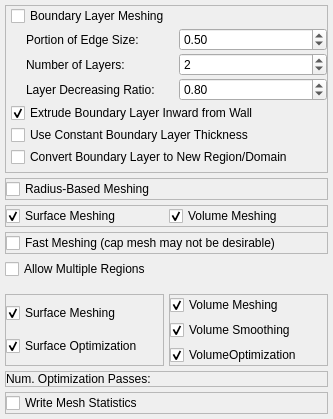
           <widget class="QWidget" name="MeshingAdvancedOptionsWidgetPage">
            <property name="geometry">
             <rect>
              <x>0</x>
              <y>0</y>
              <width>333</width>
              <height>386</height>
             </rect>
            </property>
            <attribute name="label">
             <string>Advanced Options</string>
            </attribute>
            <layout class="QVBoxLayout" name="verticalLayout_3">
             <property name="spacing">
              <number>5</number>
             </property>
             <property name="leftMargin">
              <number>0</number>
             </property>
             <property name="topMargin">
              <number>0</number>
             </property>
             <property name="rightMargin">
              <number>0</number>
             </property>
             <property name="bottomMargin">
              <number>0</number>
             </property>
             <item>
              <widget class="QWidget" name="widgetAdvancedT" native="true">
               <layout class="QVBoxLayout" name="verticalLayout_5">
                <property name="spacing">
                 <number>5</number>
                </property>
                <property name="leftMargin">
                 <number>5</number>
                </property>
                <property name="topMargin">
                 <number>5</number>
                </property>
                <property name="rightMargin">
                 <number>5</number>
                </property>
                <property name="bottomMargin">
                 <number>5</number>
                </property>
                <item>
                 <widget class="QFrame" name="frame">
                  <property name="frameShape">
                   <enum>QFrame::StyledPanel</enum>
                  </property>
                  <property name="frameShadow">
                   <enum>QFrame::Raised</enum>
                  </property>
                  <layout class="QVBoxLayout" name="verticalLayout_6">
                   <property name="spacing">
                    <number>2</number>
                   </property>
                   <property name="leftMargin">
                    <number>5</number>
                   </property>
                   <property name="topMargin">
                    <number>0</number>
                   </property>
                   <property name="rightMargin">
                    <number>0</number>
                   </property>
                   <property name="bottomMargin">
                    <number>5</number>
                   </property>
                   <item>
                    <widget class="QCheckBox" name="checkBoxBoundaryLayerT">
                     <property name="text">
                      <string>Boundary Layer Meshing</string>
                     </property>
                    </widget>
                   </item>
                   <item>
                    <widget class="QWidget" name="widget_5" native="true">
                     <layout class="QHBoxLayout" name="horizontalLayout_2">
                      <property name="spacing">
                       <number>5</number>
                      </property>
                      <property name="leftMargin">
                       <number>15</number>
                      </property>
                      <property name="topMargin">
                       <number>0</number>
                      </property>
                      <property name="rightMargin">
                       <number>0</number>
                      </property>
                      <property name="bottomMargin">
                       <number>0</number>
                      </property>
                      <item>
                       <widget class="QLabel" name="label_4">
                        <property name="text">
                         <string>Portion of Edge Size:</string>
                        </property>
                       </widget>
                      </item>
                      <item>
                       <widget class="QDoubleSpinBox" name="dsbPortionT">
                        <property name="maximum">
                         <double>10000000.000000000000000</double>
                        </property>
                        <property name="singleStep">
                         <double>0.100000000000000</double>
                        </property>
                        <property name="value">
                         <double>0.500000000000000</double>
                        </property>
                       </widget>
                      </item>
                     </layout>
                    </widget>
                   </item>
                   <item>
                    <widget class="QWidget" name="widget_15" native="true">
                     <layout class="QHBoxLayout" name="horizontalLayout_9">
                      <property name="spacing">
                       <number>5</number>
                      </property>
                      <property name="leftMargin">
                       <number>15</number>
                      </property>
                      <property name="topMargin">
                       <number>0</number>
                      </property>
                      <property name="rightMargin">
                       <number>0</number>
                      </property>
                      <property name="bottomMargin">
                       <number>0</number>
                      </property>
                      <item>
                       <widget class="QLabel" name="label_5">
                        <property name="text">
                         <string>Number of Layers:</string>
                        </property>
                       </widget>
                      </item>
                      <item>
                       <widget class="QSpinBox" name="sbLayersT">
                        <property name="minimum">
                         <number>1</number>
                        </property>
                        <property name="maximum">
                         <number>20</number>
                        </property>
                        <property name="value">
                         <number>2</number>
                        </property>
                       </widget>
                      </item>
                     </layout>
                    </widget>
                   </item>
                   <item>
                    <widget class="QWidget" name="widget_16" native="true">
                     <layout class="QHBoxLayout" name="horizontalLayout_10">
                      <property name="spacing">
                       <number>5</number>
                      </property>
                      <property name="leftMargin">
                       <number>15</number>
                      </property>
                      <property name="topMargin">
                       <number>0</number>
                      </property>
                      <property name="rightMargin">
                       <number>0</number>
                      </property>
                      <property name="bottomMargin">
                       <number>0</number>
                      </property>
                      <item>
                       <widget class="QLabel" name="label_6">
                        <property name="text">
                         <string>Layer Decreasing Ratio:</string>
                        </property>
                       </widget>
                      </item>
                      <item>
                       <widget class="QDoubleSpinBox" name="dsbRatioT">
                        <property name="minimum">
                         <double>0.010000000000000</double>
                        </property>
                        <property name="maximum">
                         <double>1.000000000000000</double>
                        </property>
                        <property name="singleStep">
                         <double>0.100000000000000</double>
                        </property>
                        <property name="value">
                         <double>0.800000000000000</double>
                        </property>
                       </widget>
                      </item>
                     </layout>
                    </widget>
                   </item>
                   <item>
                    <widget class="QCheckBox" name="checkBoxBoundaryLayerDirection">
                     <property name="text">
                      <string>Extrude Boundary Layer Inward from Wall</string>
                     </property>
                     <property name="checked">
                      <bool>true</bool>
                     </property>
                    </widget>
                   </item>
                   <item>
                    <widget class="QCheckBox" name="checkBoxConstantThicknessBL">
                     <property name="toolTip">
                      <string>&lt;html&gt;&lt;head/&gt;&lt;body&gt;&lt;p&gt;If selected, the same boundary layer thickness will be used throughout the entire model. If left unselected, the boundary layer thickness will scale with the local mesh edge size.&lt;/p&gt;&lt;/body&gt;&lt;/html&gt;</string>
                     </property>
                     <property name="text">
                      <string>Use Constant Boundary Layer Thickness</string>
                     </property>
                    </widget>
                   </item>
                   <item>
                    <widget class="QCheckBox" name="checkBoxConvertBLToNewRegion">
                     <property name="text">
                      <string>Convert Boundary Layer to New Region/Domain</string>
                     </property>
                    </widget>
                   </item>
                  </layout>
                 </widget>
                </item>
                <item>
                 <widget class="QFrame" name="frame_2">
                  <property name="frameShape">
                   <enum>QFrame::StyledPanel</enum>
                  </property>
                  <property name="frameShadow">
                   <enum>QFrame::Raised</enum>
                  </property>
                  <layout class="QHBoxLayout" name="horizontalLayout_3">
                   <property name="spacing">
                    <number>5</number>
                   </property>
                   <property name="leftMargin">
                    <number>0</number>
                   </property>
                   <property name="topMargin">
                    <number>0</number>
                   </property>
                   <property name="rightMargin">
                    <number>0</number>
                   </property>
                   <property name="bottomMargin">
                    <number>0</number>
                   </property>
                   <item>
                    <widget class="QCheckBox" name="checkBoxRadiusBasedT">
                     <property name="text">
                      <string>Radius-Based Meshing</string>
                     </property>
                    </widget>
                   </item>
                  </layout>
                 </widget>
                </item>
                <item>
                 <widget class="QFrame" name="frame_3">
                  <property name="frameShape">
                   <enum>QFrame::StyledPanel</enum>
                  </property>
                  <property name="frameShadow">
                   <enum>QFrame::Raised</enum>
                  </property>
                  <layout class="QHBoxLayout" name="horizontalLayout_5">
                   <property name="spacing">
                    <number>5</number>
                   </property>
                   <property name="leftMargin">
                    <number>0</number>
                   </property>
                   <property name="topMargin">
                    <number>0</number>
                   </property>
                   <property name="rightMargin">
                    <number>0</number>
                   </property>
                   <property name="bottomMargin">
                    <number>0</number>
                   </property>
                   <item>
                    <widget class="QCheckBox" name="checkBoxSurfaceT">
                     <property name="text">
                      <string>Surface Meshing</string>
                     </property>
                     <property name="checked">
                      <bool>true</bool>
                     </property>
                    </widget>
                   </item>
                   <item>
                    <widget class="QCheckBox" name="checkBoxVolumeT">
                     <property name="text">
                      <string>Volume Meshing</string>
                     </property>
                     <property name="checked">
                      <bool>true</bool>
                     </property>
                    </widget>
                   </item>
                  </layout>
                 </widget>
                </item>
                <item>
                 <widget class="QFrame" name="frame_4">
                  <property name="frameShape">
                   <enum>QFrame::StyledPanel</enum>
                  </property>
                  <property name="frameShadow">
                   <enum>QFrame::Raised</enum>
                  </property>
                  <layout class="QHBoxLayout" name="horizontalLayout_12">
                   <property name="spacing">
                    <number>5</number>
                   </property>
                   <property name="leftMargin">
                    <number>0</number>
                   </property>
                   <property name="topMargin">
                    <number>0</number>
                   </property>
                   <property name="rightMargin">
                    <number>0</number>
                   </property>
                   <property name="bottomMargin">
                    <number>0</number>
                   </property>
                   <item>
                    <widget class="QCheckBox" name="checkBoxFastMeshing">
                     <property name="text">
                      <string>Fast Meshing (cap mesh may not be desirable)</string>
                     </property>
                    </widget>
                   </item>
                  </layout>
                 </widget>
                </item>
                <item>
                 <widget class="QCheckBox" name="checkBoxMultipleRegions">
                  <property name="text">
                   <string>Allow Multiple Regions</string>
                  </property>
                 </widget>
                </item>
               </layout>
              </widget>
             </item>
             <item>
              <widget class="QWidget" name="widgetAdvancedM" native="true">
               <layout class="QVBoxLayout" name="verticalLayout_17">
                <property name="spacing">
                 <number>5</number>
                </property>
                <property name="leftMargin">
                 <number>5</number>
                </property>
                <property name="topMargin">
                 <number>5</number>
                </property>
                <property name="rightMargin">
                 <number>5</number>
                </property>
                <property name="bottomMargin">
                 <number>5</number>
                </property>
                <item>
                 <widget class="QWidget" name="widget_twocolumn" native="true">
                  <layout class="QHBoxLayout" name="horizontalLayout_23">
                   <property name="spacing">
                    <number>5</number>
                   </property>
                   <property name="leftMargin">
                    <number>0</number>
                   </property>
                   <property name="topMargin">
                    <number>0</number>
                   </property>
                   <property name="rightMargin">
                    <number>0</number>
                   </property>
                   <property name="bottomMargin">
                    <number>0</number>
                   </property>
                   <item>
                    <widget class="QFrame" name="frame_5">
                     <property name="frameShape">
                      <enum>QFrame::StyledPanel</enum>
                     </property>
                     <property name="frameShadow">
                      <enum>QFrame::Raised</enum>
                     </property>
                     <layout class="QVBoxLayout" name="verticalLayout_16">
                      <property name="spacing">
                       <number>5</number>
                      </property>
                      <property name="leftMargin">
                       <number>0</number>
                      </property>
                      <property name="topMargin">
                       <number>0</number>
                      </property>
                      <property name="rightMargin">
                       <number>0</number>
                      </property>
                      <property name="bottomMargin">
                       <number>0</number>
                      </property>
                      <item>
                       <widget class="QCheckBox" name="checkBoxSurfaceM">
                        <property name="text">
                         <string>Surface Meshing</string>
                        </property>
                        <property name="checked">
                         <bool>true</bool>
                        </property>
                       </widget>
                      </item>
                      <item>
                       <widget class="QCheckBox" name="checkBoxSurfaceOptimizationM">
                        <property name="text">
                         <string>Surface Optimization</string>
                        </property>
                        <property name="checked">
                         <bool>true</bool>
                        </property>
                       </widget>
                      </item>
                     </layout>
                    </widget>
                   </item>
                   <item>
                    <widget class="QFrame" name="frame_6">
                     <property name="frameShape">
                      <enum>QFrame::StyledPanel</enum>
                     </property>
                     <property name="frameShadow">
                      <enum>QFrame::Raised</enum>
                     </property>
                     <layout class="QVBoxLayout" name="verticalLayout_2">
                      <property name="spacing">
                       <number>5</number>
                      </property>
                      <property name="leftMargin">
                       <number>0</number>
                      </property>
                      <property name="topMargin">
                       <number>0</number>
                      </property>
                      <property name="rightMargin">
                       <number>0</number>
                      </property>
                      <property name="bottomMargin">
                       <number>0</number>
                      </property>
                      <item>
                       <widget class="QCheckBox" name="checkBoxVolumeM">
                        <property name="text">
                         <string>Volume Meshing</string>
                        </property>
                        <property name="checked">
                         <bool>true</bool>
                        </property>
                       </widget>
                      </item>
                      <item>
                       <widget class="QCheckBox" name="checkBoxVolumeSmoothingM">
                        <property name="text">
                         <string>Volume Smoothing</string>
                        </property>
                        <property name="checked">
                         <bool>true</bool>
                        </property>
                       </widget>
                      </item>
                      <item>
                       <widget class="QCheckBox" name="checkBoxVolumeOptimizationM">
                        <property name="text">
                         <string>VolumeOptimization</string>
                        </property>
                        <property name="checked">
                         <bool>true</bool>
                        </property>
                       </widget>
                      </item>
                     </layout>
                    </widget>
                   </item>
                  </layout>
                 </widget>
                </item>
                <item>
                 <widget class="QFrame" name="frame_7">
                  <property name="frameShape">
                   <enum>QFrame::StyledPanel</enum>
                  </property>
                  <property name="frameShadow">
                   <enum>QFrame::Raised</enum>
                  </property>
                  <layout class="QHBoxLayout" name="horizontalLayout_21">
                   <property name="spacing">
                    <number>5</number>
                   </property>
                   <property name="leftMargin">
                    <number>0</number>
                   </property>
                   <property name="topMargin">
                    <number>0</number>
                   </property>
                   <property name="rightMargin">
                    <number>0</number>
                   </property>
                   <property name="bottomMargin">
                    <number>0</number>
                   </property>
                   <item>
                    <widget class="QLabel" name="label_17">
                     <property name="text">
                      <string>Num. Optimization Passes:</string>
                     </property>
                    </widget>
                   </item>
                   <item>
                    <widget class="ctkSliderWidget" name="sliderPassesM" native="true">
                     <property name="decimals" stdset="0">
                      <number>0</number>
                     </property>
                     <property name="pageStep" stdset="0">
                      <double>1.000000000000000</double>
                     </property>
                     <property name="maximum" stdset="0">
                      <double>20.000000000000000</double>
                     </property>
                     <property name="value" stdset="0">
                      <double>3.000000000000000</double>
                     </property>
                    </widget>
                   </item>
                  </layout>
                 </widget>
                </item>
                <item>
                 <widget class="QFrame" name="frame_8">
                  <property name="frameShape">
                   <enum>QFrame::StyledPanel</enum>
                  </property>
                  <property name="frameShadow">
                   <enum>QFrame::Raised</enum>
                  </property>
                  <layout class="QHBoxLayout" name="horizontalLayout_22">
                   <property name="spacing">
                    <number>5</number>
                   </property>
                   <property name="leftMargin">
                    <number>0</number>
                   </property>
                   <property name="topMargin">
                    <number>0</number>
                   </property>
                   <property name="rightMargin">
                    <number>0</number>
                   </property>
                   <property name="bottomMargin">
                    <number>0</number>
                   </property>
                   <item>
                    <widget class="QCheckBox" name="checkBoxWriteStatM">
                     <property name="text">
                      <string>Write Mesh Statistics</string>
                     </property>
                    </widget>
                   </item>
                  </layout>
                 </widget>
                </item>
               </layout>
              </widget>
             </item>
             <item>
              <spacer name="verticalSpacer">
               <property name="orientation">
                <enum>Qt::Vertical</enum>
               </property>
               <property name="sizeHint" stdset="0">
                <size>
                 <width>20</width>
                 <height>40</height>
                </size>
               </property>
              </spacer>
             </item>
            </layout>
           </widget>
